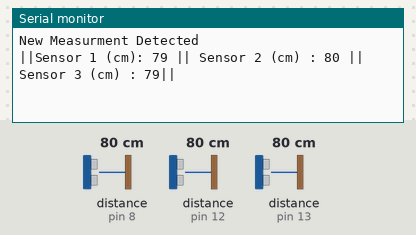
Recording of a sketch running on a simulated Arduino Uno, built with avr-gcc and run on an emulated ATmega328P. Shown: the last lines printed to the serial monitor. Wiring (inferred from the names in the program): 3 × ultrasonic range finder: trigger pin 5, echo pin 13 / trigger pin 6, echo pin 12 / trigger pin 9, echo pin 8. The test bench sets the inputs (shaded band); at power-on: distance to the obstacle (sensors on pin 8, pin 12, pin 13) 80 cm. The echo pulse lasts 58.3 µs per cm.

Above: at 1.2 s.
1.3 s: distance to the obstacle (sensor on pin 8) set to 2 cm
At 2.1 s:
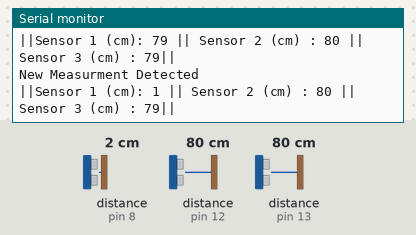
2.8 s: distance to the obstacle (sensor on pin 12) set to 2 cm
At 4.0 s:
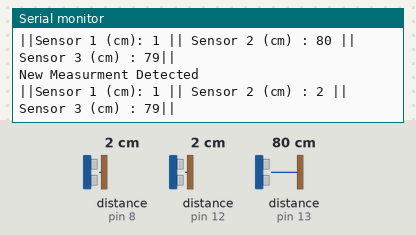
4.3 s: distance to the obstacle (sensor on pin 13) set to 2 cm
At 4.9 s:
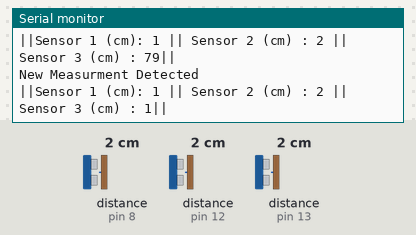
5.8 s: distance to the obstacle (sensor on pin 8) set to 4 cm
At 7.0 s:
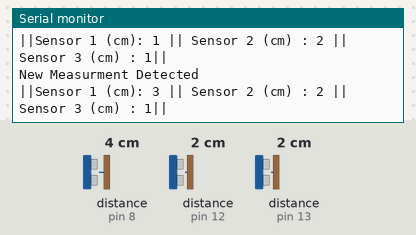
7.3 s: distance to the obstacle (sensor on pin 12) set to 4 cm
At 8.5 s:
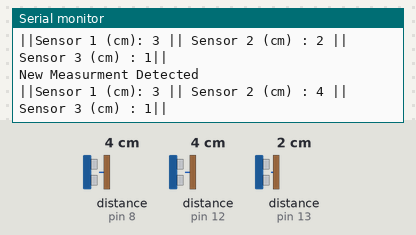
8.8 s: distance to the obstacle (sensor on pin 13) set to 4 cm
At 9.5 s:
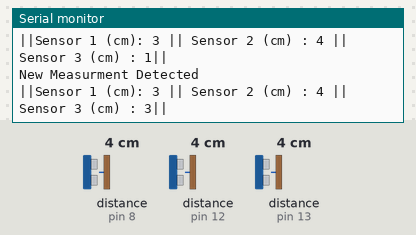
Timing chart, 0 to 11.3 s (numbered marks = the images above; inputs shaded):
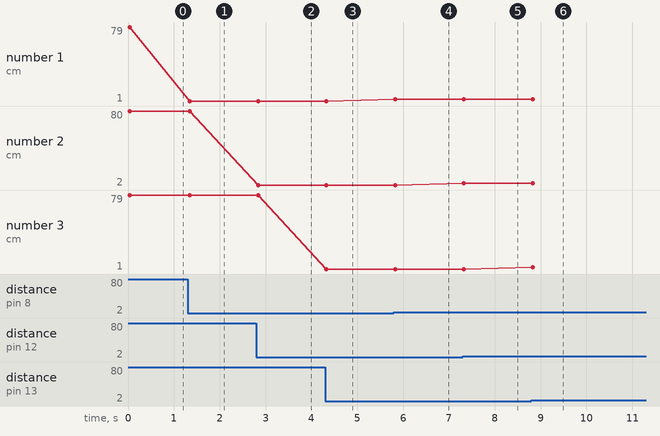

Measured:
- after the input at 1.3 s, the serial monitor: prints a new line at once (image 1)
- after the input at 2.8 s, the serial monitor: prints a new line at once (image 2)
- after the input at 4.3 s, the serial monitor: prints a new line at once (image 3)
- after the input at 5.8 s, the serial monitor: prints a new line at once (image 4)
- after the input at 7.3 s, the serial monitor: prints a new line at once (image 5)
- after the input at 8.8 s, the serial monitor: prints a new line at once (image 6)
- plotted number 2: 2 → 4 after the input at 7.3 s

The sketch:

Ultrasonic_MULTISENSOR.ino
```cpp
int TriggerPIN1 = 9;                  //Assigns TriggerPIN1 as pin 9
int EchoPIN1 = 8;                     //Assigns EchoPIN1 as pin 8
int TriggerPIN2 = 6;                  //Assigns TriggerPIN2 as pin 6
int EchoPIN2 = 12;                    //Assigns EchoPIN2 as pin 12
int TriggerPIN3 = 5;                  //Assigns TriggerPIN3 as pin 5
int EchoPIN3 = 13;                    //Assigns EchoPIN3 as pin 13
int distance1=0;                      //Initializes distance1 as 0
int distance2=0;                      //Initializes distance2 as 0
int distance3=0;                      //Initializes distance3 as 0
void setup(){
  pinMode(TriggerPIN1,OUTPUT);        //Sets pin 9 as OUTPUT
  pinMode(EchoPIN1,INPUT);            //Sets pin 8 as INPUT
  pinMode(TriggerPIN2,OUTPUT);        //Sets pin 6 as OUTPUT
  pinMode(EchoPIN2,INPUT);            //Sets pin 12 as INPUT
  pinMode(EchoPIN3,INPUT);            //Sets pin 13 as INPUT
  pinMode(TriggerPIN3,OUTPUT);        //Sets pin 5 as OUTPUT


  Serial.begin(9600);                 //Starts serial communication
  }

void loop(){
  digitalWrite(TriggerPIN1,LOW);      //Sets TriggerPIN1 LOW for 2 microseconds
  delayMicroseconds(2);
  digitalWrite(TriggerPIN1,HIGH);     //Sets TriggerPIN1 HIGH for 2 microseconds
  delayMicroseconds(2);
  digitalWrite(TriggerPIN1,LOW);      //Sets TriggerPIN1 LOW

  long timedelay = pulseIn(EchoPIN1,HIGH);      //Reads EchoPIN1 and returns sound wave travel time in microseconds
  int newdistance1 = 0.0343 * (timedelay/2);    //Calculates the reading to give the distance in cm under newdistance1

  delayMicroseconds(2);               //Waits for 2 microseconds

  digitalWrite(TriggerPIN2,LOW);      //Sets TriggerPIN2 LOW for 2 microseconds
  delayMicroseconds(2);
  digitalWrite(TriggerPIN2,HIGH);     //Sets TriggerPIN2 HIGH for 2 microseconds
  delayMicroseconds(2);
  digitalWrite(TriggerPIN2,LOW);      //Sets TriggerPIN1 LOW

  long td = pulseIn(EchoPIN2,HIGH);           //Reads EchoPIN1 and returns sound wave travel time in microseconds
  int newdistance2 = 0.0343 * (td/2);         //Calculates the reading to give the distance in cm under newdistance2

  delayMicroseconds(2);              //Waits for 2 microseconds

  digitalWrite(TriggerPIN3,LOW);     //Sets TriggerPIN2 LOW for 2 microseconds
  delayMicroseconds(2);
  digitalWrite(TriggerPIN3,HIGH);    //Sets TriggerPIN2 HIGH for 2 microseconds
  delayMicroseconds(2);
  digitalWrite(TriggerPIN3,LOW);     //Sets TriggerPIN1 LOW

  long delay = pulseIn(EchoPIN3,HIGH);      //Reads EchoPIN1 and returns sound wave travel time in microseconds
  int newdistance3 = 0.0343 * (delay/2);    //Calculates the reading to give the distance in cm under newdistance2

  if (newdistance1 >= distance1+2 || newdistance1 <= distance1-2 || newdistance2 >= distance2+2 || newdistance2 <= distance2-2 ||newdistance3 >= distance3+2 || newdistance3 <= distance3-2)
  { // If any of the readings from the sensors +2/-2 range of the previous reading then execute step
  distance1 = newdistance1;                     //Change distance1 value to newdistance1's value
  distance2 = newdistance2;                     //Change distance2 value to newdistance2's value
  distance3 = newdistance3;                     //Change distance3 value to newdistance3's value
  Serial.println("New Measurment Detected");    //Print "New Measurement Detected" to serial monitor and start new line
  Serial.print("||Sensor 1 (cm): ");            //Print "||Sensor 1 (cm): " to serial monitor
  Serial.print(distance1);                      //Print distance1 value to serial monitor
  Serial.print(" || Sensor 2 (cm) : ");         //Print " || Sensor 2 (cm) : " to serial monitor
  Serial.print(distance2);                      //Print distance2 value to serial monitor
  Serial.print(" || Sensor 3 (cm) : ");         //Print " || Sensor 3 (cm) : " to serial monitor
  Serial.print(distance3);                      //Print distance3 value to serial monitor
  Serial.println("||");                         //Print "||" to serial monitor and start new line
  }

  }
```
